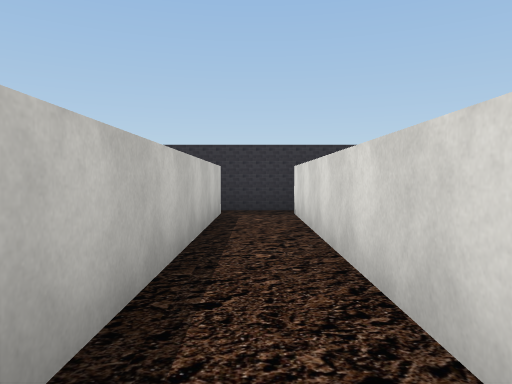
view 1 (above)

24 first-person views from a walk through a Unity game level. The camera is 1.4 m above the floor, tilts 2° down and sees 70° across. The floor is counted in squares, 2.4 m on a side. Each view is taken from the middle of a square. On the plan, view 1 faces up. The plan holds only what a view shows up to about 10 squares ahead; the rest is blank. The place goes on beyond the plan. The player is left out. Some surface patterns are stand-ins.

view 2
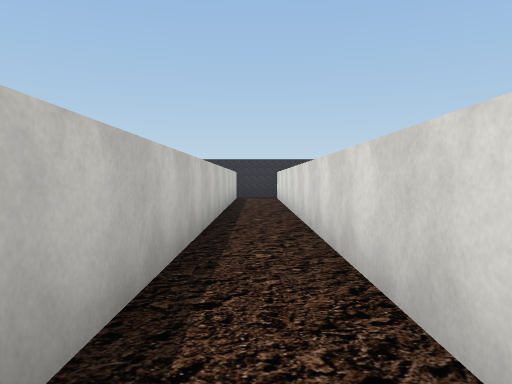

view 3
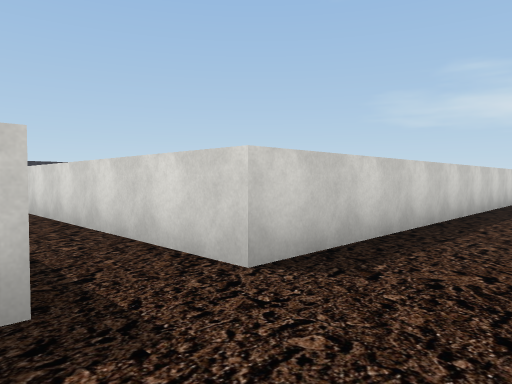

view 4
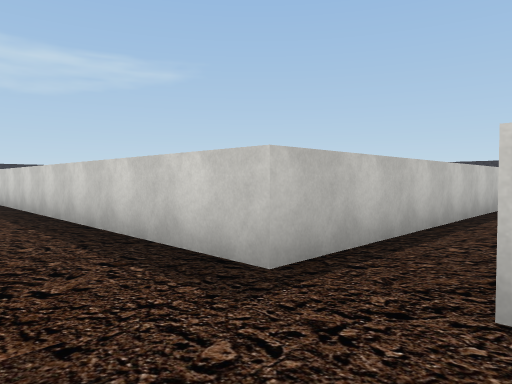

view 5
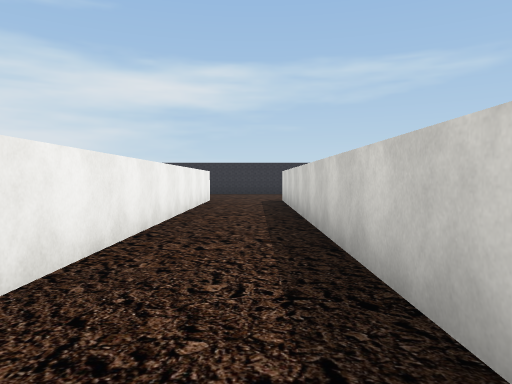

view 6
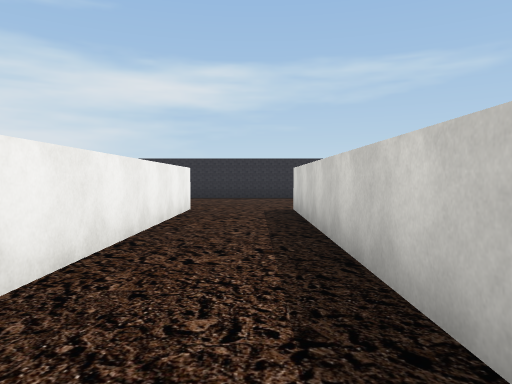

view 7
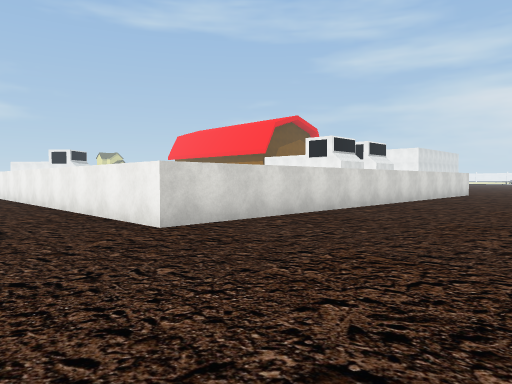

view 8
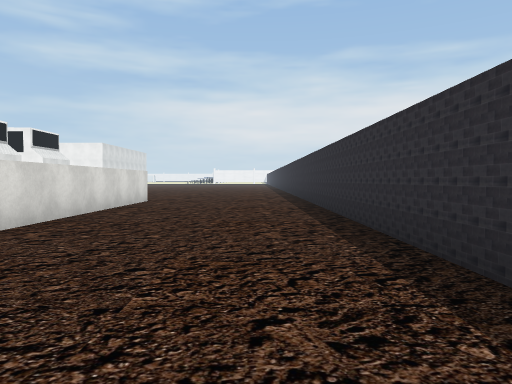

view 9
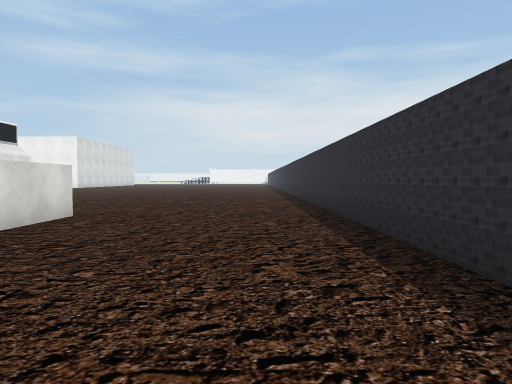

view 10
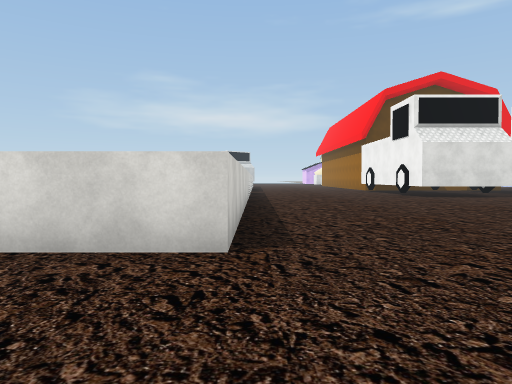

view 11
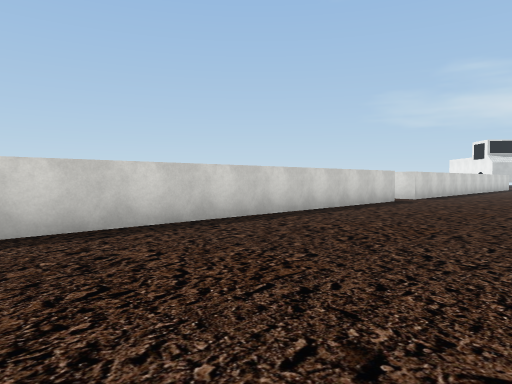

view 12
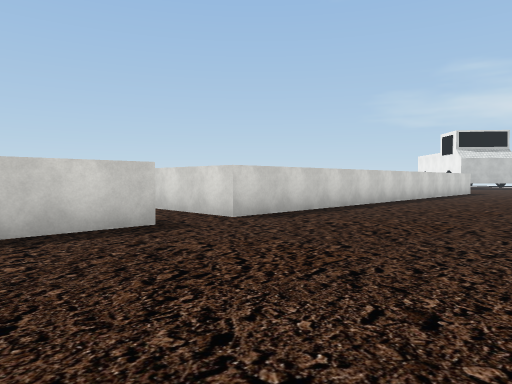

view 13
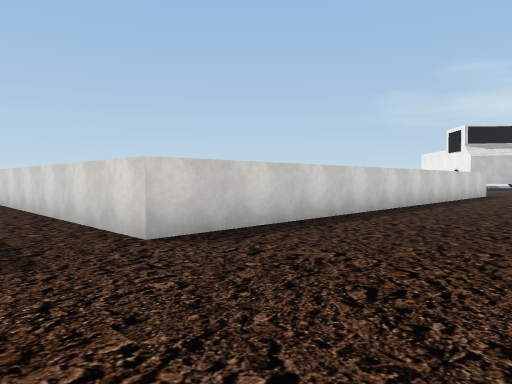

view 14
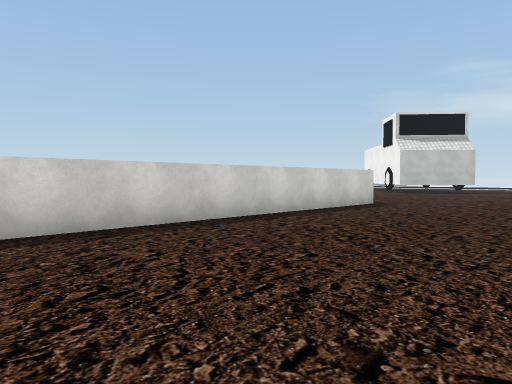

view 15
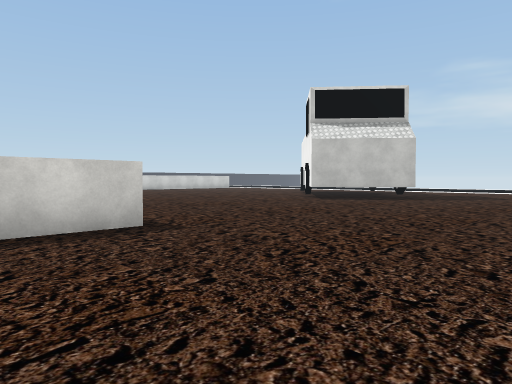

view 16
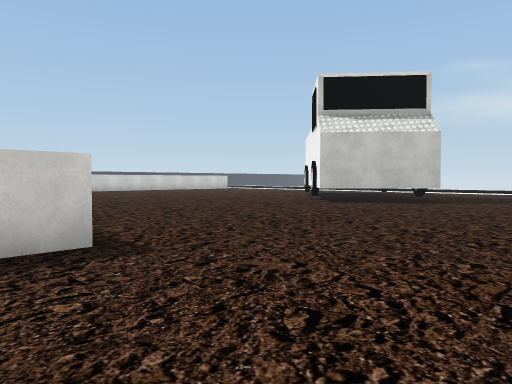

view 17
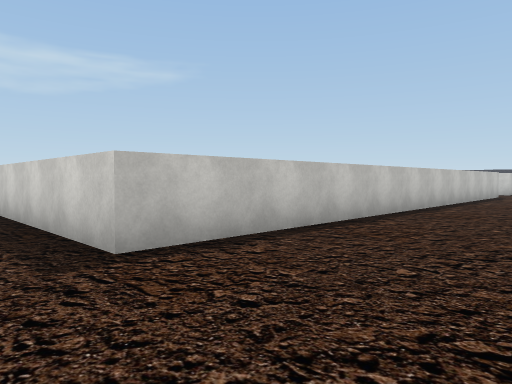

view 18
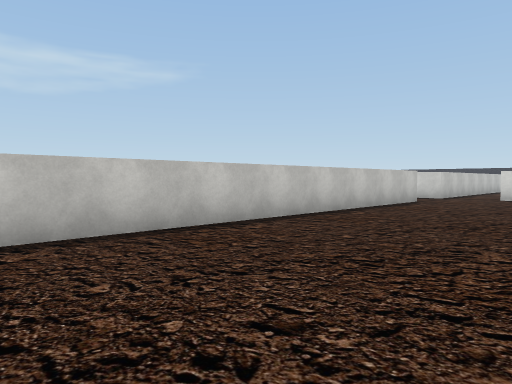

view 19
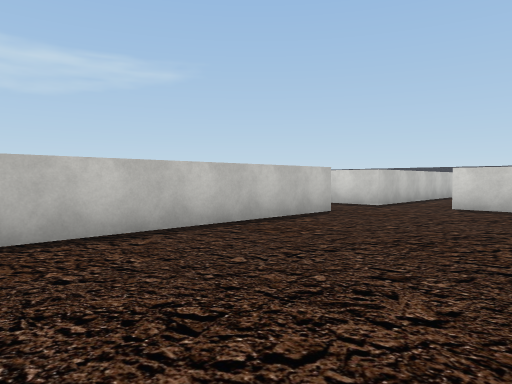

view 20
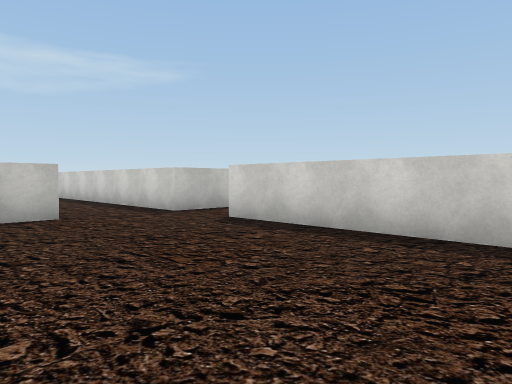

view 21
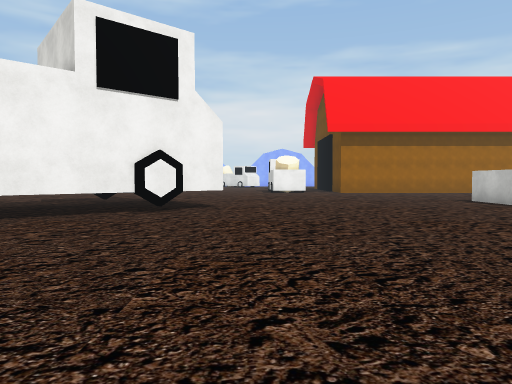

view 22
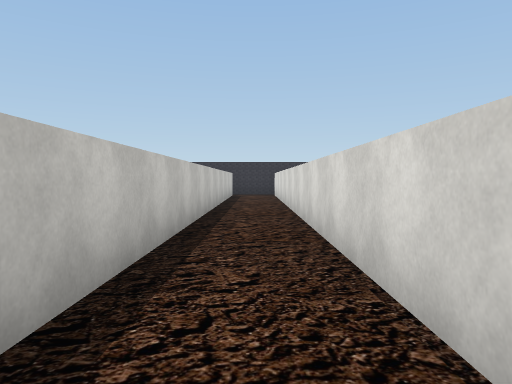

view 23
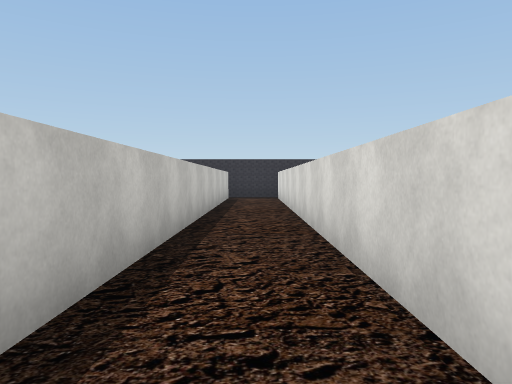

view 24
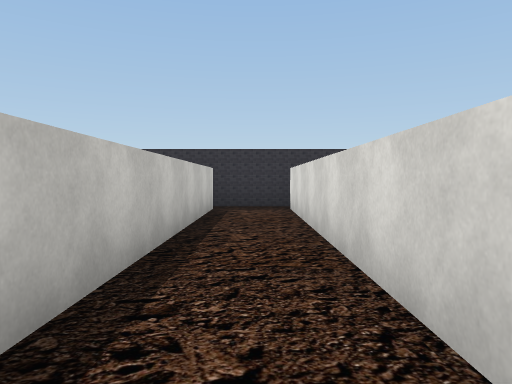

### Floor plan
Points are (right, up) in squares from view 1. A wall is a line through its corners. A room is listed if a view was taken in it or the views show most of it. See-through windows are left out.
Room 1 (views 1, 2, 3, 4, 5, 6, 7, 8, 9, 10, 11, 12, 13, 14, 15, 16, 17, 18, 19, 20, 21, 22, 23, 24)
walls: (-0.5, -20.8) (-9.4, -20.8); (-11.4, -20.8) (-11.9, -20.8); (-12.4, -20.8) (-13.1, -20.8) (-13.1, -8.3) (-4.8, -8.3); (13.2, -8.2) (13.2, -20.8) (0.7, -20.8) (0.7, -14.1); (-17.4, -12.9) (-17.4, -24.9); (18.4, -6.3) (14.7, -6.3) (14.7, 5); (-0.6, 6.2) (-0.6, -6.3) (-13, -6.3); (0.8, 6.9) (-0.8, 6.9); (21.5, -20.8) (19.7, -18.6) (21.6, -17); (13.2, 6.1) (13.2, -6.3) (0.7, -6.3) (0.7, 6.2); (14.8, 6.9) (13, 6.9)

Where each view was taken, in squares from view 1:
view 1: 0 up, 0 right, facing up
view 2: 5 down, 0 right, facing up
view 3: 8 down, 1 left, facing up-right
view 4: 8 down, 1 right, facing up-left
view 5: 7 down, 3 left, facing left
view 6: 7 down, 6 left, facing left
view 7: 6 down, 17 left, facing down-right
view 8: 11 down, 16 left, facing down
view 9: 15 down, 16 left, facing down
view 10: 21 down, 16 left, facing right
view 11: 25 down, 10 left, facing up-right
view 12: 25 down, 3 left, facing up-right
view 13: 24 down, 1 left, facing up-right
view 14: 25 down, 5 right, facing up-right
view 15: 25 down, 11 right, facing up-right
view 16: 24 down, 12 right, facing up-right
view 17: 22 down, 16 right, facing up-left
view 18: 18 down, 17 right, facing up-left
view 19: 14 down, 17 right, facing up-left
view 20: 10 down, 19 right, facing up-left
view 21: 11 down, 19 right, facing down
view 22: 7 down, 14 right, facing up
view 23: 5 down, 14 right, facing up
view 24: 1 down, 14 right, facing up
